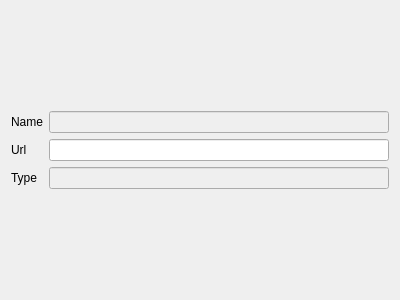
<?xml version="1.0" encoding="UTF-8"?>
<ui version="4.0">
 <class>MetaPage</class>
 <widget class="QWizardPage" name="MetaPage">
  <property name="geometry">
   <rect>
    <x>0</x>
    <y>0</y>
    <width>400</width>
    <height>300</height>
   </rect>
  </property>
  <property name="windowTitle">
   <string>WizardPage</string>
  </property>
  <layout class="QFormLayout" name="formLayout">
   <item row="0" column="1">
    <spacer name="verticalSpacer">
     <property name="orientation">
      <enum>Qt::Vertical</enum>
     </property>
     <property name="sizeHint" stdset="0">
      <size>
       <width>20</width>
       <height>84</height>
      </size>
     </property>
    </spacer>
   </item>
   <item row="1" column="0">
    <widget class="QLabel" name="nameLabel">
     <property name="text">
      <string>Name</string>
     </property>
    </widget>
   </item>
   <item row="1" column="1">
    <widget class="QLineEdit" name="nameEdit">
     <property name="enabled">
      <bool>false</bool>
     </property>
    </widget>
   </item>
   <item row="2" column="0">
    <widget class="QLabel" name="urlLabel">
     <property name="text">
      <string>Url</string>
     </property>
    </widget>
   </item>
   <item row="2" column="1">
    <widget class="QLineEdit" name="urlEdit"/>
   </item>
   <item row="3" column="1">
    <widget class="QLineEdit" name="typeEdit">
     <property name="enabled">
      <bool>false</bool>
     </property>
    </widget>
   </item>
   <item row="5" column="1">
    <spacer name="verticalSpacer_2">
     <property name="orientation">
      <enum>Qt::Vertical</enum>
     </property>
     <property name="sizeHint" stdset="0">
      <size>
       <width>20</width>
       <height>84</height>
      </size>
     </property>
    </spacer>
   </item>
   <item row="3" column="0">
    <widget class="QLabel" name="typeLabel">
     <property name="text">
      <string>Type</string>
     </property>
    </widget>
   </item>
  </layout>
 </widget>
 <resources/>
 <connections/>
</ui>
